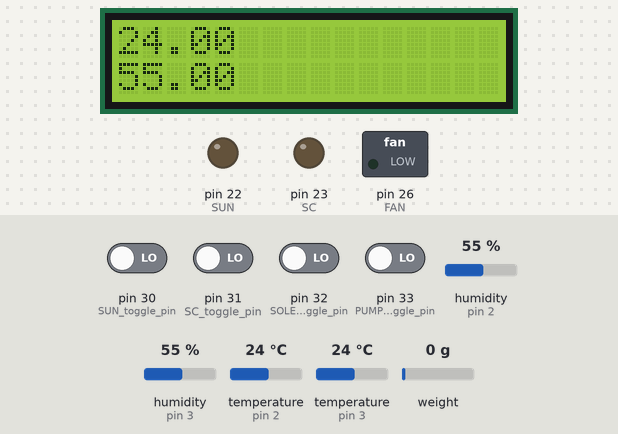
This sketch was run on a simulated Arduino Mega 2560, built with avr-gcc and run on an emulated ATmega2560. Shown: 16×2 character LCD, switched loads named in the sketch (green lamp = pin HIGH), output pins drawn as LEDs (lit = HIGH). The inputs (shaded band) are chosen by the test bench; at power-on: pin 30 (SUN_toggle_pin), pin 31 (SC_toggle_pin), pin 32 (SOLENOID_toggle_pin), pin 33 (PUMP_toggle_pin) LOW, humidity (sensors on pin 2, pin 3) 55 %, temperature (sensors on pin 2, pin 3) 24 °C, weight on the scale 0 g. The local clock reads 2024-03-15 10:24:30 at power-on unless the sketch sets it; what the sketch prints to the serial monitor is not drawn.

Above: at 2.7 s.
2.8 s: humidity (sensor on pin 2) set to 78 %
At 4.6 s:
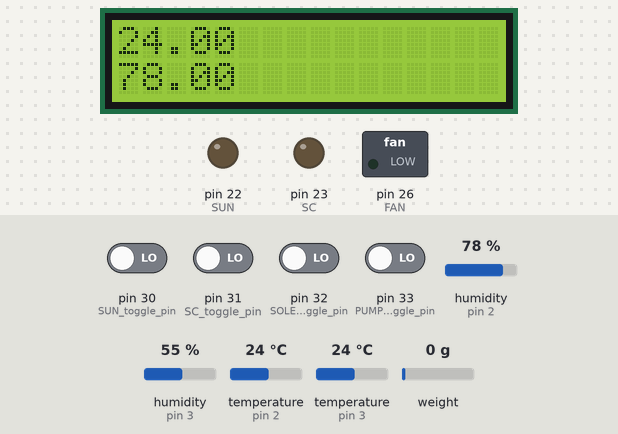
5.6 s: humidity (sensor on pin 2) set to 81 %
At 8.8 s:
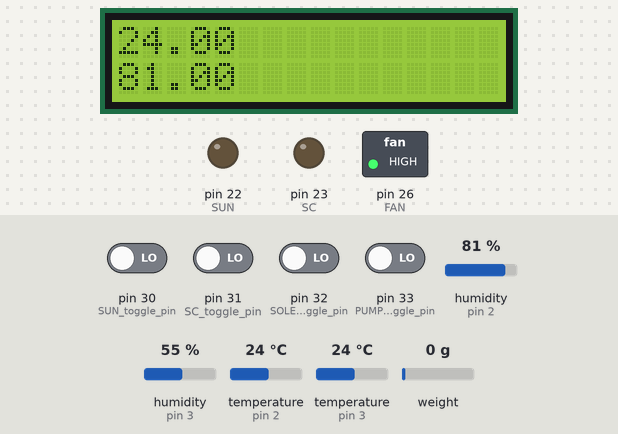
9.6 s: pin 30 (SUN_toggle_pin) driven HIGH
At 11.5 s:
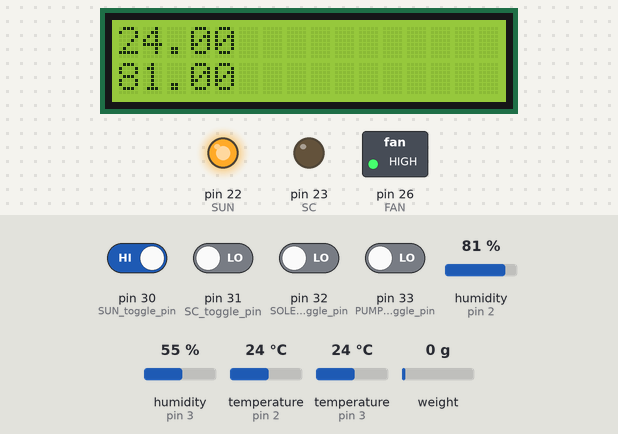
15.6 s: temperature (sensor on pin 2) set to 12 °C
At 18.8 s:
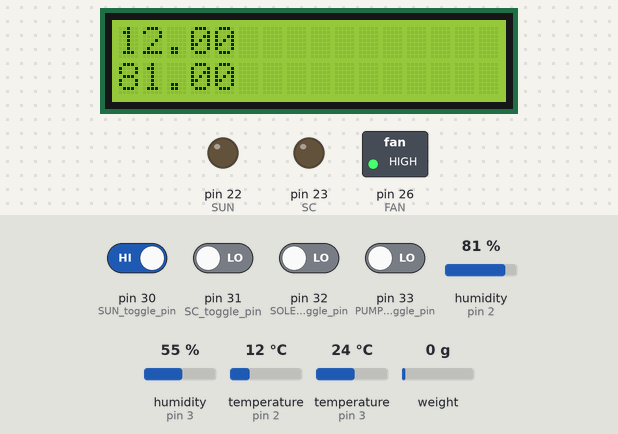
21.6 s: temperature (sensor on pin 2) set to 19 °C
At 26.6 s:
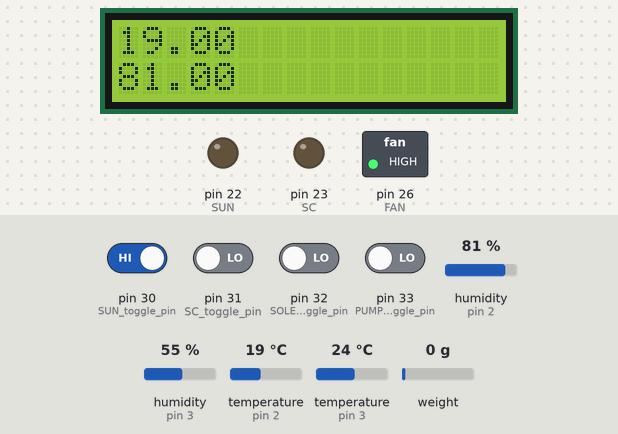
Timing chart, 0 to 28.1 s (numbered marks = the images above; inputs shaded):
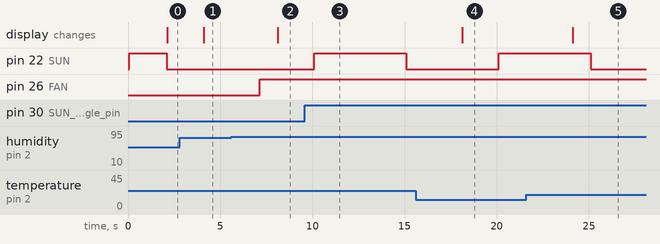

The sketch:

_____demo.ino
```cpp
/*연암대 스마트팜 프로젝트 데모 코드입니다
코드 수정시 날짜와 수정내용을 함께 적어주세요!!!!*/

//라이브러리 필요한 것만 추가해주세요
#include <OneWire.h>
#include <RTClib.h>
#include <DHT.h>
#include <LiquidCrystal_I2C.h>
#include <Wire.h>
#include <HX711.h>

//센서 핀 번호
#define DHTPIN_in 2
#define DHTPIN_ex 3
#define CDS 2
#define DS18B20 5

//센서 초기 설정
OneWire ds(DS18B20);
#define DHTTYPE DHT22

#define calibration_factor -7050.0 //로드셀 스케일 값
#define DOUT 6 //엠프 데이터 아웃 핀 넘버
#define CLK 7 //엠프 클락 핀 넘버
HX711 scale(DOUT, CLK); //엠프 핀 설정


//장치 핀 번호
//릴레이와 연결합니다.
#define SUN 22 //LED
#define SC 23 //Show Case
#define SOLENOID 24 //CO2 SOLENOID
#define PUMP 25 //WATER(NT) PUMP
#define FAN 26
#define HEAT 27 //Space Heater

//토글 값
//토글 스위치 (똑닥이 스위치) 0off 1on
int SUN_toggle_value;
int SC_toggle_value;
int SOLENOID_toggle_value;
int PUMP_toggle_value;
int HEAT_toggle_value;

//토글 핀 설정
//토글 스위치 연결 핀 번호입니다.
#define SUN_toggle_pin 30
#define SC_toggle_pin 31
#define SOLENOID_toggle_pin 32
#define PUMP_toggle_pin 33
#define HEAT_toggle_pin 34

//장치 초기 설정
bool SUNSTATE = true;
bool SCSTATE = true;

DHT dht_in(DHTPIN_in, DHTTYPE);
DHT dht_ex(DHTPIN_ex, DHTTYPE);
LiquidCrystal_I2C lcd(0x27, 16, 2);
RTC_DS3231 rtc;

void setup() {
  //비트레이트 변경 x
  Serial.begin(9600);

  lcd.init();
  lcd.backlight();

  dht_in.begin();
  dht_ex.begin();

  rtc.begin();
  rtc.adjust(DateTime(F(__DATE__), F(__TIME__)));

  //핀 모드 설정
  //출력은 OUTPUT (장치)
  //입력은 INPUT (센서, 버튼)

  //장치 핀모드
  pinMode(SUN, OUTPUT);
  digitalWrite(SUN, SUNSTATE);

  pinMode(SC, OUTPUT);
  pinMode(FAN, OUTPUT);

  //토글 스위치 핀모드
  pinMode(SUN_toggle_pin, INPUT);
  pinMode(SC_toggle_pin, INPUT);
  pinMode(SOLENOID_toggle_pin, INPUT);
  pinMode(PUMP_toggle_pin, INPUT);
  pinMode(HEAT_toggle_pin, INPUT);

  //로드셀
  scale.set_scale(calibration_factor); //스케일 지정
  scale.tare(); //스케일 설정
}

void loop() {
  //토글 스위치
  SUN_toggle_value = digitalRead(SUN_toggle_pin);
  SC_toggle_value = digitalRead(SC_toggle_pin);
  SOLENOID_toggle_value = digitalRead(SOLENOID_toggle_pin);
  PUMP_toggle_value = digitalRead(PUMP_toggle_pin);

  //온습도 센서읽기
  float temp_in = dht_in.readTemperature(); //내부 온도 temp_in
  float humi_in = dht_in.readHumidity(); //내부 습도 humi_in
  float temp_ex = dht_ex.readTemperature(); //외부 온도 temp_ex
  float humi_ex = dht_ex.readHumidity(); //외부 습도 humi_ex

  static DateTime previousTime = rtc.now();

  DateTime now = rtc.now();

  if (now.second() != previousTime.second()) {
    previousTime = now;
    //python split(',')
    Serial.print(now.year(), DEC); //0 년
    Serial.print(",");
    Serial.print(now.month(), DEC); //1 월
    Serial.print(",");
    Serial.print(now.day(), DEC); ///2 일
    Serial.print(",");
    Serial.print(now.hour(), DEC); //3 시
    Serial.print(",");
    Serial.print(now.minute(), DEC); //4 분
    Serial.print(",");
    Serial.print(now.second(), DEC); //5 초
    Serial.print(",");
    Serial.print(temp_in); //6 내부 온도
    Serial.print(",");
    Serial.print(humi_in); //7 내부 습도
    Serial.print(",");
    Serial.print(temp_ex); //8 외부 온도
    Serial.print(",");
    Serial.print(humi_ex); //9 외부 습도
    Serial.print(",");
    Serial.print(scale.get_units(), 1); //10 로드셀 측정 값
    /*
    일사량 센서 연결 예정
    Serial.print(analogRead(CDS)); //일사량 umol
    Serial.print("\n");
    */

    //LED 점멸
    if (SUN_toggle_value == HIGH) {
      if (now.second() % 5 == 0) {
        SUNSTATE = !SUNSTATE; // LED 상태 변경
        digitalWrite(SUN, SUNSTATE);
      }
    } else {
      SUNSTATE = LOW;
      digitalWrite(SUN, SUNSTATE);
    }

    //액정 표시
    lcd.clear();
    lcd.setCursor(0, 0);
    lcd.print(temp_in);
    lcd.setCursor(0, 1);
    lcd.print(humi_in);
  }
  //쇼케이스 냉방기 작동
  if (digitalRead(SC_toggle_value) == HIGH) {
    if (temp_in >= 18) {
      digitalWrite(SC, HIGH);
    } else {
        digitalWrite(SC, LOW);
    }
  } else {
    digitalWrite(SC, LOW);
  }
  //환기팬 작동 2024-10-10
  if (humi_ex <= 80) {
    if (humi_in >= 80) {
      digitalWrite(FAN, HIGH); //HIGH == 1 LOW == 0
    } else {
      digitalWrite(FAN, LOW);
    }
  }
}
```

Measured:
- the behaviour switches between 79 and 80 % on humidity (sensor on pin 2) (found by bisection; images 1 and 2)
- after the input at 2.8 s, the display: changes after 1.3 s (image 1)
- after the input at 5.6 s, pin 26 (FAN): LOW → HIGH after 1.5 s; the display: changes after 2.5 s (image 2)
- after the input at 9.6 s, pin 22 (SUN): LOW → HIGH after 0.50 s, → LOW 5.0 s later
- after the input at 15.6 s, the display: changes after 2.5 s (image 4)
- after the input at 21.6 s, the display: changes after 2.5 s (image 5)
